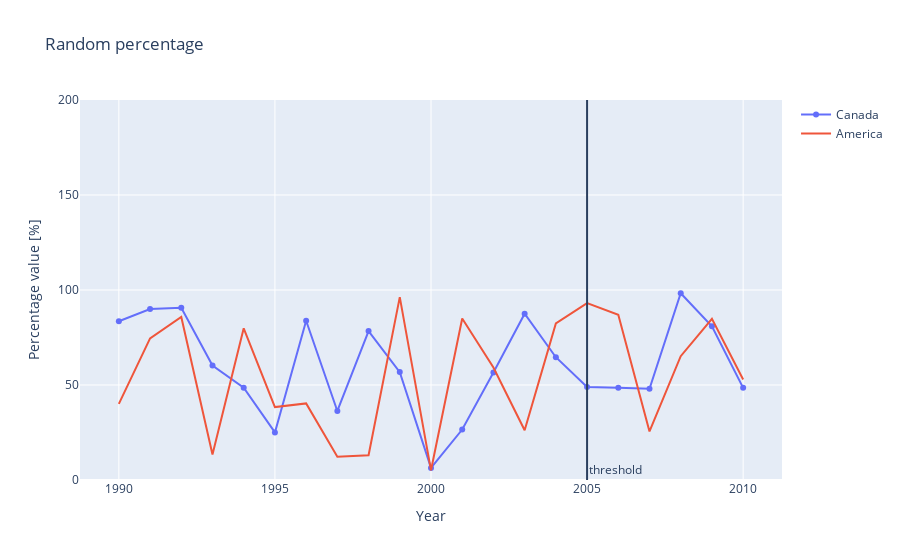

This figure's notebook cell:
### Code cell
import numpy as np
import pandas as pd
import plotly.graph_objects as go

BEGIN_YEAR = 1990
END_YEAR = 2011

df1 = pd.DataFrame({"year": np.arange(start=BEGIN_YEAR, stop=END_YEAR, step=1), "value": np.random.rand(END_YEAR-BEGIN_YEAR)*100})
df2 = pd.DataFrame({"year": np.arange(start=BEGIN_YEAR, stop=END_YEAR, step=1), "value": np.random.rand(END_YEAR-BEGIN_YEAR)*100})


# Create traces
fig = go.Figure()
fig.add_trace(go.Scatter(x=df1["year"], y=df1["value"],
                    mode='lines+markers',
                    name='Canada'))
fig.add_trace(go.Scatter(x=df2["year"], y=df2["value"],
                    mode='lines',
                    name='America'))

fig.add_vline(x=2005, annotation_text="threshold", annotation_position="bottom right")

fig.update_layout(title='Random percentage',
                   xaxis_title='Year',
                   yaxis_title='Percentage value [%]',
                   yaxis_range=[0,200])

fig.show()

fig.write_html("interactive_html.html")

### Figure 1 — Plotly figure (JSON) as saved in the notebook; plotly's stock layout.template omitted (floating-point values rounded to 4 significant figures)
{"data": [{"mode": "lines+markers", "name": "Canada", "type": "scatter", "x": [1990, 1991, 1992, 1993, 1994, 1995, 1996, 1997, 1998, 1999, 2000, 2001, 2002, 2003, 2004, 2005, 2006, 2007, 2008, 2009, 2010], "y": [83.54, 89.95, 90.62, 60.22, 48.55, 25.04, 83.81, 36.32, 78.4, 56.79, 6.377, 26.56, 56.61, 87.5, 64.63, 48.97, 48.53, 48.03, 98.32, 80.9, 48.49]}, {"mode": "lines", "name": "America", "type": "scatter", "x": [1990, 1991, 1992, 1993, 1994, 1995, 1996, 1997, 1998, 1999, 2000, 2001, 2002, 2003, 2004, 2005, 2006, 2007, 2008, 2009, 2010], "y": [40.05, 74.54, 85.81, 13.43, 79.83, 38.37, 40.31, 12.28, 13.02, 96.22, 5.097, 85.0, 59.23, 26.17, 82.41, 93.13, 86.96, 25.56, 65.15, 84.81, 52.93]}], "layout": {"annotations": [{"showarrow": false, "text": "threshold", "x": 2005, "xanchor": "left", "xref": "x", "y": 0, "yanchor": "bottom", "yref": "y domain"}], "shapes": [{"type": "line", "x0": 2005, "x1": 2005, "xref": "x", "y0": 0, "y1": 1, "yref": "y domain"}], "title": {"text": "Random percentage"}, "xaxis": {"title": {"text": "Year"}}, "yaxis": {"range": [0, 200], "title": {"text": "Percentage value [%]"}}}}
